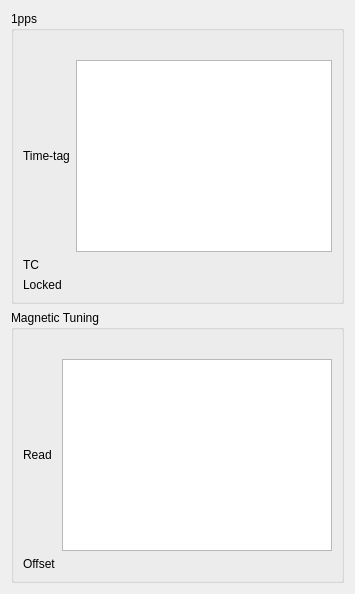
                          <widget class="QWidget" name="tab_53">
                           <attribute name="title">
                            <string>1pps Lock</string>
                           </attribute>
                           <layout class="QGridLayout" name="gridLayout_45">
                            <item row="1" column="0">
                             <widget class="QGroupBox" name="groupBox_11">
                              <property name="title">
                               <string>Magnetic Tuning</string>
                              </property>
                              <layout class="QGridLayout" name="gridLayout_48">
                               <item row="0" column="1">
                                <widget class="QLabel" name="label_73">
                                 <property name="text">
                                  <string>&lt;MR?&gt;</string>
                                 </property>
                                </widget>
                               </item>
                               <item row="1" column="0">
                                <widget class="QLabel" name="label_72">
                                 <property name="text">
                                  <string>Read</string>
                                 </property>
                                </widget>
                               </item>
                               <item row="1" column="1">
                                <widget class="QGraphicsView" name="graphicsView_48"/>
                               </item>
                               <item row="2" column="0">
                                <widget class="QLabel" name="label_74">
                                 <property name="text">
                                  <string>Offset</string>
                                 </property>
                                </widget>
                               </item>
                               <item row="2" column="1">
                                <widget class="QLabel" name="label_75">
                                 <property name="text">
                                  <string>&lt;MO?&gt;</string>
                                 </property>
                                </widget>
                               </item>
                              </layout>
                             </widget>
                            </item>
                            <item row="0" column="0">
                             <widget class="QGroupBox" name="groupBox_12">
                              <property name="title">
                               <string>1pps</string>
                              </property>
                              <layout class="QGridLayout" name="gridLayout_49">
                               <item row="1" column="0">
                                <widget class="QLabel" name="label_76">
                                 <property name="text">
                                  <string>Time-tag</string>
                                 </property>
                                </widget>
                               </item>
                               <item row="1" column="1">
                                <widget class="QGraphicsView" name="graphicsView_49"/>
                               </item>
                               <item row="0" column="1">
                                <widget class="QLabel" name="label_77">
                                 <property name="text">
                                  <string>&lt;TT?&gt;</string>
                                 </property>
                                </widget>
                               </item>
                               <item row="2" column="1">
                                <widget class="QLabel" name="label_79">
                                 <property name="text">
                                  <string>&lt;PT?&gt;</string>
                                 </property>
                                </widget>
                               </item>
                               <item row="2" column="0">
                                <widget class="QLabel" name="label_78">
                                 <property name="text">
                                  <string>TC</string>
                                 </property>
                                </widget>
                               </item>
                               <item row="3" column="0">
                                <widget class="QLabel" name="label_80">
                                 <property name="text">
                                  <string>Locked</string>
                                 </property>
                                </widget>
                               </item>
                               <item row="3" column="1">
                                <widget class="QLabel" name="label_81">
                                 <property name="text">
                                  <string>&lt;ST?, ST5 bit 2&gt;</string>
                                 </property>
                                </widget>
                               </item>
                              </layout>
                             </widget>
                            </item>
                           </layout>
                          </widget>
